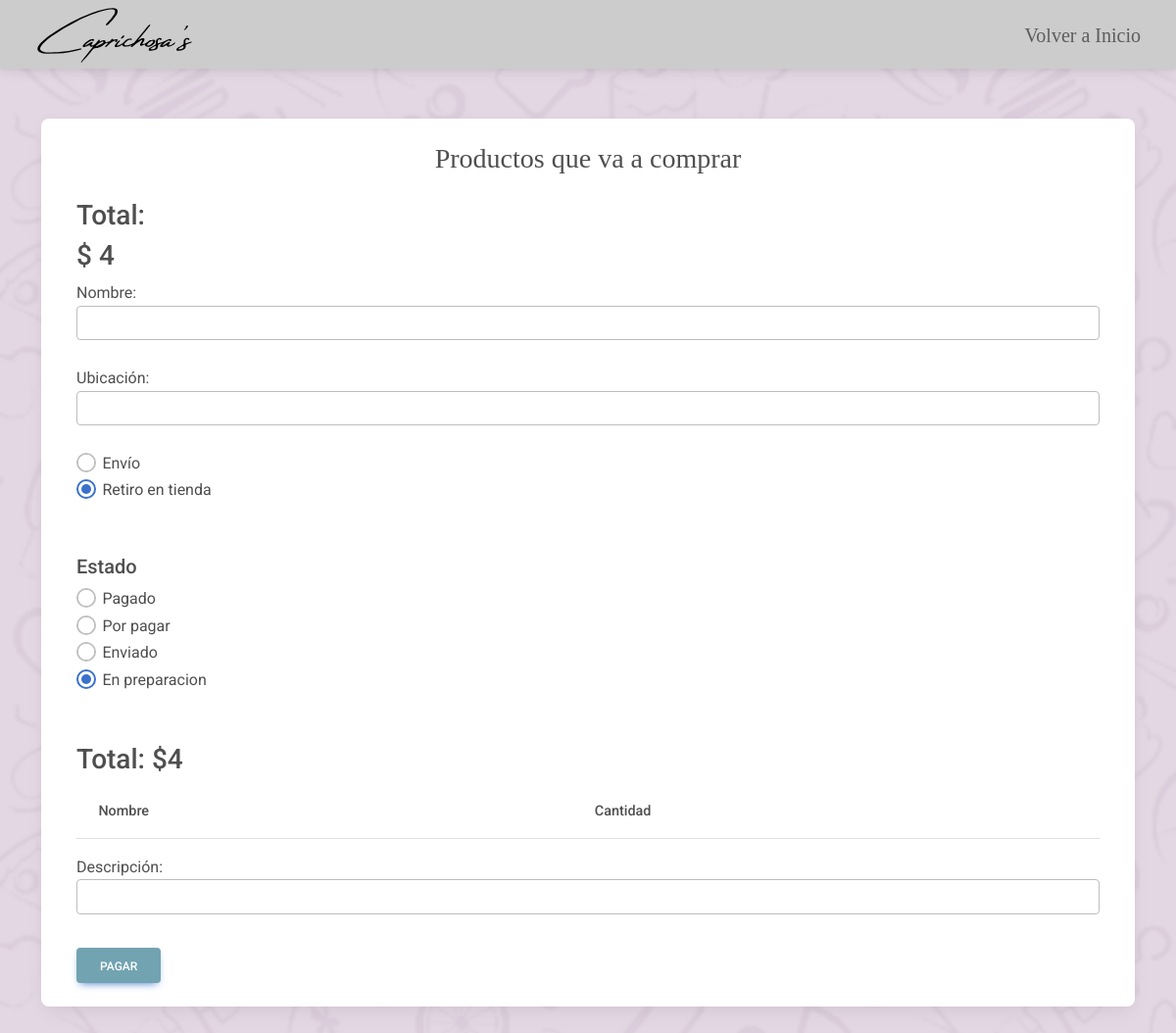
The app's page /pagar/4/ with its own data.
### core/models.py (models this page shows)
class TIPO_DESPACHO(models.Model):
    id = models.CharField(max_length=6 ,primary_key=True )
    Tnombre =  models.CharField(max_length=50 ,verbose_name='nombre')

class STATUS(models.Model):
    id = models.IntegerField( primary_key=True )
    tipo_estado =  models.CharField( max_length=50 )

### core/views.py (the view)
# urls.py: path("pagar/<int:total>/", pagar,name="pagar"),
def pagar(request,total):
    print(request.POST)
    total = total
    buy_order = str(1)
    session_id = str(1)
    return_url = 'http://127.0.0.1:8000/terminar/'
    tipo_pago = request.GET.get("tipo_despacho")
    tipo_despacho = TIPO_DESPACHO.objects.filter()
    status = STATUS.objects.filter()
    q = QueryDict()
    print(q)
    amount = total
    total= str('{:,.0f}'.format(total).replace(",", "@").replace(".", ",").replace("@", "."))
    try:
        response = Transaction().create(buy_order, session_id, amount, return_url)
        context = {'total':total,"response":response, 'tipo_pago': tipo_pago, 'tipo_despacho': tipo_despacho, 'status': status}
        return render(request, 'core/Carrito/pagar.html', context)
    except TransbankError as e:
        print(e.message)
        print(e.message)
        error =e.message
        context ={'total':total,"error":error,  'tipo_pago': tipo_pago, 'tipo_despacho': tipo_despacho , 'status': status}
        return render(request, 'core/Carrito/pagar.html', context)

### core/context_processor.py (called while the page is built)
def importe_total_carro(request):
    total=0
    if 'carro' in request.session:
        for key, value in request.session["carro"].items():
            total += int(value["acumulado"])
    return {'importe_total_carro':total}

def counter(request):
    cart_count = 0
    if 'carro' in request.session:
        for key, value in request.session["carro"].items():
            cart_count +=  int(value["cantidad"])
    return dict(cart_count=cart_count)

### core/templates/core/Carrito/pagar.html (shortened to what this page needs)
<!DOCTYPE html>
<html lang="es">
  {%load static%}
<head>
  <link rel="stylesheet" href="{% static 'core/css/styles.css'%}">
  <link href="https://cdnjs.cloudflare.com/ajax/libs/font-awesome/6.0.0/css/all.min.css" rel="stylesheet" />
  <link href="https://cdnjs.cloudflare.com/ajax/libs/mdb-ui-kit/6.2.0/mdb.min.css" rel="stylesheet" />
</head>
<body class="pagar">
  <header>
    <nav class="navbar navbar-expand-lg">
      <div class="container-fluid">
        <a class="navbar-brand" href="/"><img class="px-4" src="{% static 'core/img/logo.svg'%}" alt="Logo" height="60"></a>
        <div class="collapse navbar-collapse justify-content-end" id="navbarNavAltMarkup">
          <ul class="navbar-nav">
            <li class="nav-item">
              <a class="nav-link px-4" href="/">Volver a Inicio</a>
            </li>
          </ul>
        </div>
      </div>
    </nav>
  </header>
  <br>
  <br>
  <section>
    <div class="container">
      <div class="card">
        <div class="card-body">
          <h3 class="card-title text-center vertiky">Productos que va a comprar</h3>
          <div class="container">
            <div>
              <form action="{{ response.url }}" method="POST">{% csrf_token %}
                <h3 class="mt-4">Total:</h3>
                <h3>$ {{ total }}</h3>
              <div class="form-group">
                <label for="nombre">Nombre:</label>
                <input type="text" name="cliente" id="cliente" class="form-control" required>
                <br>
              </div>
              <div class="form-group">
                <label for="ubicacion">Ubicación:</label>
                <input type="text" name="ubicacion" id="ubicacion" class="form-control" required>
                <br>
              </div>
              {% for i in tipo_despacho %}
                <div class="form-check">
                    <input class="form-check-input" type="radio" name="tipo_despacho" id="delivery" value='{{ i.id }}' checked>
                    <label class="form-check-label" for="delivery">
                        {{ i.Tnombre }}
                    </label>
                </div>
              {% endfor %}
              <br>
              <br>
              <h5>Estado</h5>
              {% for i in status%}
              <div class="form-check">
                <input class="form-check-input" type="radio" name="status" id="status" value='{{ i.id }}' checked>
                <label class="form-check-label" for="cash">
                  {{i.tipo_estado}}
                </label>
              </div>
              {% endfor %}
              <br>
              <h3 class="mt-4">Total: ${{ total }}</h3>
              <table class="table">
                <thead>
                  <tr>
                    <th>Nombre</th>
                    <th>Cantidad</th>
                  </tr>
                </thead>
              </table>
              <div class="form-group">
                <label for="descripcion">Descripción:</label>
                <input type="text" name="descripcion" id="descripcion" class="form-control" required>
                  <br>
              </div>
              <input type="submit" class="btn btn-primary mt-2" value="Pagar">
            </div>
          </div>
        </div>
      </div>
    </div>
  </section>
<br>
<br>
</body>
</html>

### core/static/core/css/styles.css (style rules this page uses)
body { background-image: url(../img/bodybg.png); background-repeat: no-repeat; background-attachment: fixed; background-size: cover; }
.navbar { background-color: #CCCCCC; height: 70px; }
#navbarNavAltMarkup { font-size: 20px; background-color: #CCCCCC; }
.vertiky { font-family: "vertiky"; }
.btn-primary { background-color: #72A3B1 !important; border-color: #79E2E8 !important; }
.nav-link { font-family: vertiky; --nav-pills-link-font-size: 100px; }

### records on screen
TIPO_DESPACHO: Tnombre "Envío"
TIPO_DESPACHO: Tnombre "Retiro en tienda"
STATUS: tipo_estado "Pagado"
STATUS: tipo_estado "Por pagar"
STATUS: tipo_estado "Enviado"
STATUS: tipo_estado "En preparacion"

### other values on screen
{{ total }} "4"
